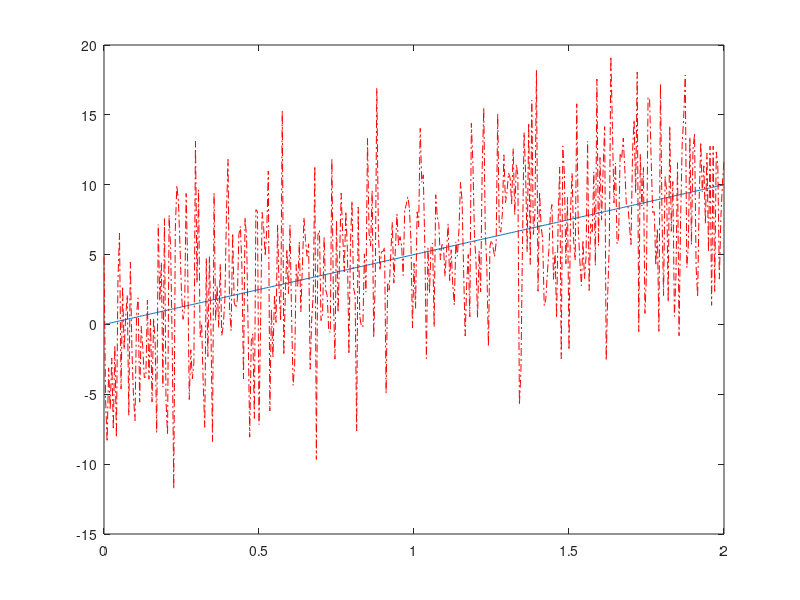

MATLAB code for this plot: (Note: this script raises an error after producing the figure.)
%測試小波降噪練習

clc
clear
close all


%----------------------------------------------------
%創建模擬訊號
fs=200;
t=0:1/fs:2;

y=linspace(0,10,length(t));

noise=5*randn(1,length(y));   %量測雜訊 (zero-mean noise)
yn=y+noise; %加上量測雜訊的模擬量測值Y


figure(1)
plot(t,y,t,yn,'r-.')

%小波拆解
wname='db4';
[c,l] = wavedec(yn,3,wname);
% c是小波分解的層數
% 以這題為例:l是長3+2的向量，包含每個尺度的小波係數的長度，以及原始信號的長度
approx = appcoef(c,l,wname);
%appcoef是可以獲取小波分解的近似係數，以及低頻信息(訊號的大致走向
[cd1,cd2,cd3] = detcoef(c,l,[1 2 3]);
%detcoef可以獲得小波分解的近似係數，以及高頻信息(訊號的細節
figure(2)
subplot(4,1,1)
plot(approx)
title('Approximation Coefficients')
subplot(4,1,2)
plot(cd3)
title('Level 3 Detail Coefficients')
subplot(4,1,3)
plot(cd2)
title('Level 2 Detail Coefficients')
subplot(4,1,4)
plot(cd1)
title('Level 1 Detail Coefficients')
